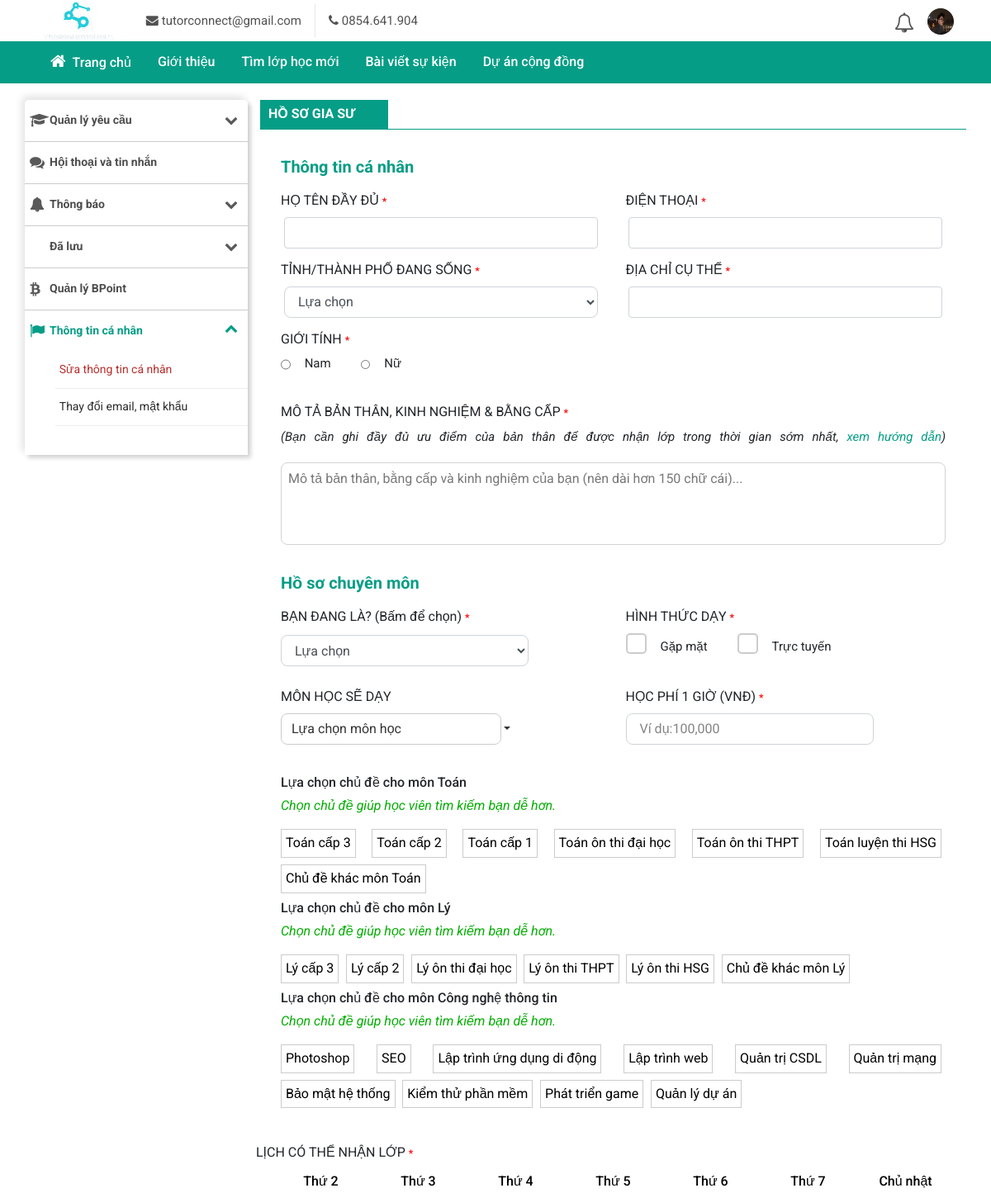
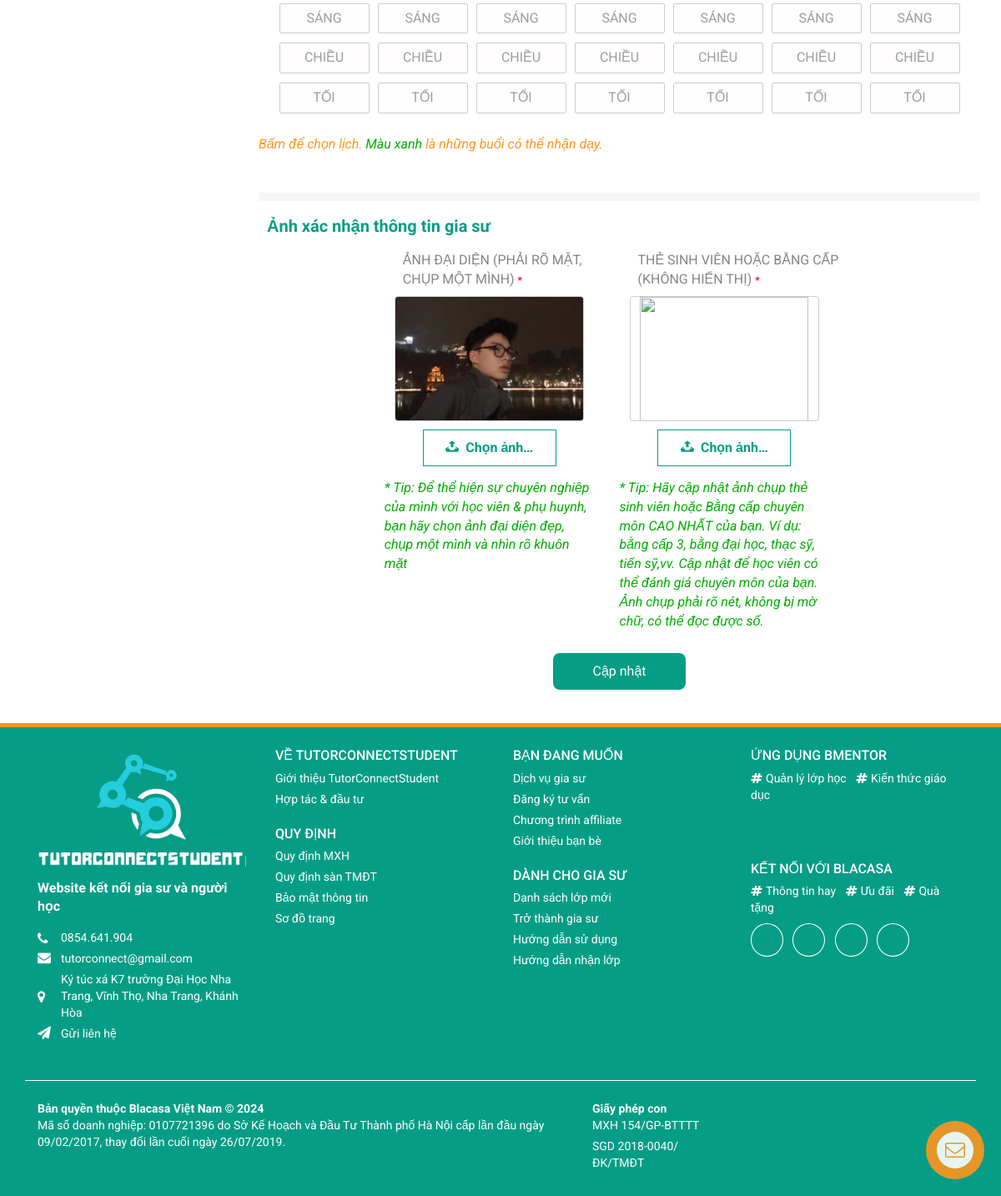
/user/pages/edit_account.php (signed in), run on the app's committed database (2 pictures, top to bottom).
### tables this page shows
CREATE TABLE `giasu` (
  `MaGS` int(11) NOT NULL,
  `HoTen` text NOT NULL,
  `Email` text NOT NULL,
  `DienThoai` text NOT NULL,
  `Tinh_TP` text NOT NULL,
  `DiaChiCT` text NOT NULL,
  `MoTa` text DEFAULT NULL,
  `GioiTinh` smallint(6) DEFAULT NULL,
  `HocPhi1H` double DEFAULT NULL,
  `MaLoaiGS` int(11) DEFAULT NULL,
  `MaHT` int(11) DEFAULT NULL,
  `AnhBia` text NOT NULL,
  `AnhDaiDien` text NOT NULL,
  `AnhBangCap` text NOT NULL,
  `LuotXem` double NOT NULL,
  `ThoiGianDN` datetime NOT NULL,
  `MaNV` int(11) DEFAULT NULL,
  `TrangThaiDuyet` bit(1) NOT NULL,
  `MaTK` int(11) NOT NULL
);

CREATE TABLE `taikhoan` (
  `MaTK` int(11) NOT NULL,
  `TenDN` text NOT NULL,
  `DienThoai` text NOT NULL,
  `MatKhau` text NOT NULL,
  `MaPQ` int(11) NOT NULL
);

CREATE TABLE `chude` (
  `MaCD` int(11) NOT NULL,
  `MaMH` int(11) NOT NULL,
  `TenCD` text NOT NULL
);

CREATE TABLE `monhoc` (
  `MaMH` int(11) NOT NULL,
  `TenMH` text NOT NULL
);

### user/pages/edit_account.php (the view, shortened to what the rows shown need)
<!DOCTYPE html>
<html xmlns="http://www.w3.org/1999/xhtml" class="js">
<?php
include 'config.php';
?>
<head>
	<link type="text/css" rel="stylesheet" href="../assets/css/css__9cWqptSUNYq5YedfIwh33VxtugFVWjDdEsblT8GhLKI__quUjyhSfbEukHj.css" media="all" />
	<link type="text/css" rel="stylesheet" href="../assets/css/css__YeBfmnnLsPW9W1FSg1JOZA9NPbiccyw-oG-Cb-rlqvg__MMJLVmbGFCOCQ9.css" media="all" />
	<link type="text/css" rel="stylesheet" href="../assets/css/css___wfAwuLKR7pVUkP9VbBDiP9QZAOQzH3wLcG7ZIg4SN0__LrH580BI6g282g.css" media="all" />
	<link type="text/css" rel="stylesheet" href="../assets/css/css__9-QFxWmfGQ_FbpgiGTWCX87rviVhceyaYBMCmh1Wci8__v0bZq4l1sSuP1x.css" media="all" />
	<link type="text/css" rel="stylesheet" href="../assets/css/css__Ot9l09ZM71JgqUrkABNYpIf697NGNW91HhqmDQIPI2k__YtWorz7vEtwokW.css" media="all" />
	<link type="text/css" rel="stylesheet" href="../assets/css/css__zjm2aiKa_qJyEQxmjZDIpbbI9yEC7p6NkG4ZUWSwkmg__ZFpFb8wdlLmy92.css" media="all" />
</head>
<body class="html not-front not-logged-in no-sidebars page-node page-node- page-node-579 node-type-page s">
	<?php include 'header.php' ?>
	<div class="container user-manage">
		<div class="row">
			<div class="col-md-9 custom-w-right" id="ajax-content-user-load" style="padding:0">
				<div id="ajax-user-load-page">
					<div class="region region-content">
						<div id="block-system-main" class="block block-system">
							<div class="content">
								<div id="thong-tin-chung">
									<div class="list-categories">
										<div class="gblock-v2">
											<div class="body-block">
												<form id="update-profile-form" method="POST" enctype="multipart/form-data">
													<div class="row info-step-3 info-step">
														<div class="col-md-12">
															<label>MÔ TẢ BẢN THÂN<?= (isset($typeAcc) && ($typeAcc == 2)) ? ', KINH NGHIỆM & BẰNG CẤP' : '' ?> <span class="teacher-alert">*</span></label><br>
															<i style="display: <?= (isset($typeAcc) && ($typeAcc == 2)) ? '' : 'none' ?>">(Bạn cần ghi đầy đủ ưu điểm của bản thân để được nhận lớp
																trong thời gian sớm nhất, <a href="#gs_huong_dan" class="popup-modal">xem hướng dẫn</a>)</i>
															<textarea id="mo-ta-ban-than" oninput="changeStatusInput()" onkeypress="changeStatusInput()" style="<?= (isset($typeAcc) && ($typeAcc == 2)) ? 'margin-top: 20px' : '' ?>" placeholder="<?= (isset($typeAcc) && ($typeAcc == 2)) ? 'Mô tả bản thân, bằng cấp và kinh nghiệm của bạn (nên dài hơn 150 chữ cái)...' : 'Mô tả bản thân' ?>" name="body"><?= isset($description) ? $description : "" ?></textarea>
														</div>
													</div>
													<div class="row info-step-2 info-step" style="display:<?= (isset($typeAcc) && ($typeAcc == 2)) ? '' : 'none' ?>">
																			<?php
																			if (isset($idTutor)) {
																				$sql = 'SELECT * FROM giasu_monhoc WHERE MaGS = ?';
																				$stmt = $conn->prepare($sql);
																				$stmt->bind_param('i', $idTutor);
																				$stmt->execute();
																				$resultTutorSubjects = $stmt->get_result();
																				$tutorSubjects = array();
																				while ($rowTutorSubject = $resultTutorSubjects->fetch_assoc()) {
																					$tutorSubjects[] = $rowTutorSubject['MaMH'];
																				}
																			}
																			?>
														<div class="col-md-12">
															<div class="group-tag">
																<div class="subject-tag" id="406-tag">
																	<?php
																	if (isset($tutorSubjects)) {
																		$sql = 'SELECT * FROM chude
																		JOIN monhoc ON monhoc.MaMH = chude.MaMH
																		WHERE chude.MaMH = ?';
																		$stmt = $conn->prepare($sql);
																		foreach ($tutorSubjects as $tutorSubject) {
																			$stmt->bind_param('i', $tutorSubject);
																			$stmt->execute();
																			$result = $stmt->get_result();
																			$row = $result->fetch_assoc();
																			$nameSubject = $row['TenMH'];
																	?> <div id='tag-subject<?= $tutorSubject ?>'>
																				<h4>Lựa chọn chủ đề cho môn <?= $nameSubject  ?> </h4>
																				<p>Chọn chủ đề giúp học viên tìm kiếm bạn dễ hơn.</p>
																				<?php
																				$result->data_seek(0);
																				while ($row = $result->fetch_assoc()) {
																				?>
																					<label class="<?= (in_array($row['MaCD'], $listTags)) ? 'lbl-active' : '' ?>" for="tag-<?= $row['MaCD'] ?>"><?= $row['TenCD'] ?></label>
																				<?php } ?>
																			</div>
																		<?php } ?>
																	<?php
																	}
																	?>
																</div>
															</div>
														</div>
													</div>
											</div>
											<div class="info-step-5 info-step" style="border-top: 10px solid #f7f7f7;margin:20px -5px 0 -5px;  display:<?= (isset($typeAcc) && ($typeAcc == 2)) ? '' : 'none' ?>">
												<div class="row  verifired-img justify-content-center">
													<div class="col-md-4">
														<div class="row">
															<div class="col-md-12">
																<div class="image-info" id="user-avata">
																	<a href="https://d1plicc6iqzi9y.cloudfront.net/sites/default/files/image/202403/11/-10-54-03502e62f56bd287d02932a561829bbb95.JPEG" target="_blank"><img id="show_avatar" src="../assets/img/img_tutor/<?= (isset($avatarTutor) and !empty($avatarTutor)) ? $avatarTutor : '' ?>">
																	</a>
																</div>
															</div>
														</div>
													</div>
												</div>
											</div>
										</div>
									</div>
								</div>
							</div>
						</div>
					</div>
				</div>
			</div>
		</div>
	</div>
	<?php include 'footer.php' ?>
</body>
</html>

### user/pages/header.php (shortened to what the rows shown need)
<!DOCTYPE html>
<html xmlns="http://www.w3.org/1999/xhtml" class="js">
<?php
include 'config.php';
?>
<head>
    <link type="text/css" rel="stylesheet" href="../assets/css/css__9cWqptSUNYq5YedfIwh33VxtugFVWjDdEsblT8GhLKI__quUjyhSfbEukHj.css" media="all" />
    <link type="text/css" rel="stylesheet" href="../assets/css/css__YeBfmnnLsPW9W1FSg1JOZA9NPbiccyw-oG-Cb-rlqvg__MMJLVmbGFCOCQ9.css" media="all" />
    <link type="text/css" rel="stylesheet" href="../assets/css/css___wfAwuLKR7pVUkP9VbBDiP9QZAOQzH3wLcG7ZIg4SN0__LrH580BI6g282g.css" media="all" />
    <link type="text/css" rel="stylesheet" href="../assets/css/css__Ot9l09ZM71JgqUrkABNYpIf697NGNW91HhqmDQIPI2k__YtWorz7vEtwokW.css" media="all" />
    <link type="text/css" rel="stylesheet" href="../assets/css/css__zjm2aiKa_qJyEQxmjZDIpbbI9yEC7p6NkG4ZUWSwkmg__ZFpFb8wdlLmy92.css" media="all" />
</head>
<body class="html not-front not-logged-in no-sidebars page-node page-node- page-node-579 node-type-page s">
    <header class="section" id="top-header">
        <div class="container d-flex justify-content-between align-items-center">
            <div class="top-header-right ml-2">
                <ul>
                    <?php
                    if (isset($_SESSION['Account'])) {
                        $sql = 'SELECT * FROM taikhoan WHERE TenDN = ?';
                        $stmt = $conn->prepare($sql);
                        $stmt->bind_param('s', $_SESSION['Account']);
                        $stmt->execute();
                        $result = $stmt->get_result()->fetch_assoc();
                        $id = $result['MaTK'];
                        $typeAcc = $result['MaPQ'];
                        if ($typeAcc == 2) {
                            $sql = 'SELECT * FROM giasu WHERE MaTK = ?';
                            $stmt = $conn->prepare($sql);
                            $stmt->bind_param('s', $id);
                            $stmt->execute();
                            $resultTutor = $stmt->get_result()->fetch_assoc();
                            $idTutor = $resultTutor['MaGS'];
                            $avatarTutor = $resultTutor['AnhDaiDien'];
                        } else if ($typeAcc == 3) {
                            $sql = 'SELECT * FROM hocvien WHERE MaTK = ?';
                            $stmt = $conn->prepare($sql);
                            $stmt->bind_param('s', $id);
                            $stmt->execute();
                            $resultStudent = $stmt->get_result()->fetch_assoc();
                            $idStudent = $resultStudent['MaHV'];
                            $avatarStudent = $resultStudent['AnhDaiDien'];
                            $coverStudent = $resultStudent['AnhBia'];
                        }
                    }
                    ?>
                    <li class="dropdown <?= isset($_SESSION['Account']) ? 'mfp-ready' : 'mfp-hide' ?>">
                        <a class="dropdown-toggle" data-toggle="dropdown" href="#" id="dropdown-header-profiles" aria-expanded="false" style="padding-right:0;">
                            <img class="bla-img-sm img-circle" width="24" height="24" typeof="foaf:Image" src="../assets/img/<?php
                                                                                                                                if (!empty($avatarTutor)) {
                                                                                                                                    echo 'img_tutor/' . $avatarTutor;
                                                                                                                                } else if (!empty($avatarStudent)) {
                                                                                                                                    echo 'img_student/' . $avatarStudent;
                                                                                                                                } else {
                                                                                                                                    echo 'default_user.png';
                                                                                                                                }
                                                                                                                                ?>" alt=""> </a>
                    </li>
                </ul>
            </div>
        </div>
    </header>
</body>
</html>

### data on the page
giasu: AnhDaiDien (picture)
chude: MaMH.TenMH "Toán", TenCD "Toán cấp 3"
chude: TenCD "Toán cấp 2"
chude: TenCD "Toán cấp 1"
chude: TenCD "Toán ôn thi đại học"
chude: TenCD "Toán ôn thi THPT"
chude: TenCD "Toán luyện thi HSG"
chude: TenCD "Chủ đề khác môn Toán"
chude: MaMH.TenMH "Lý", TenCD "Lý cấp 3"
chude: TenCD "Lý cấp 2"
chude: TenCD "Lý ôn thi đại học"
chude: TenCD "Lý ôn thi THPT"
chude: TenCD "Lý ôn thi HSG"
chude: TenCD "Chủ đề khác môn Lý"
chude: MaMH.TenMH "Công nghệ thông tin", TenCD "Photoshop"
chude: TenCD "SEO"
chude: TenCD "Lập trình ứng dụng di động"
chude: TenCD "Lập trình web"
chude: TenCD "Quản trị CSDL"
chude: TenCD "Quản trị mạng"
chude: TenCD "Bảo mật hệ thống"
chude: TenCD "Kiểm thử phần mềm"
chude: TenCD "Phát triển game"
chude: TenCD "Quản lý dự án"
